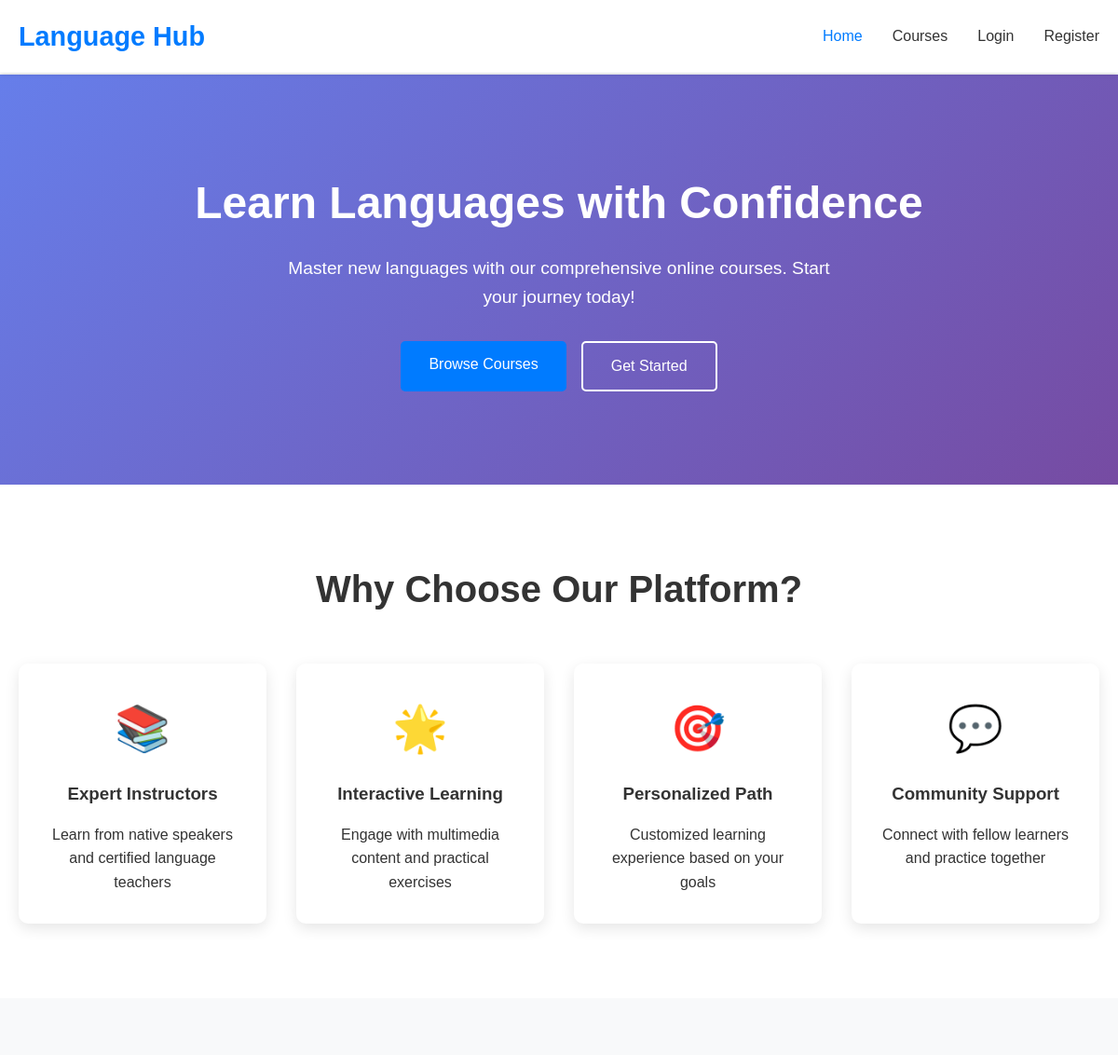
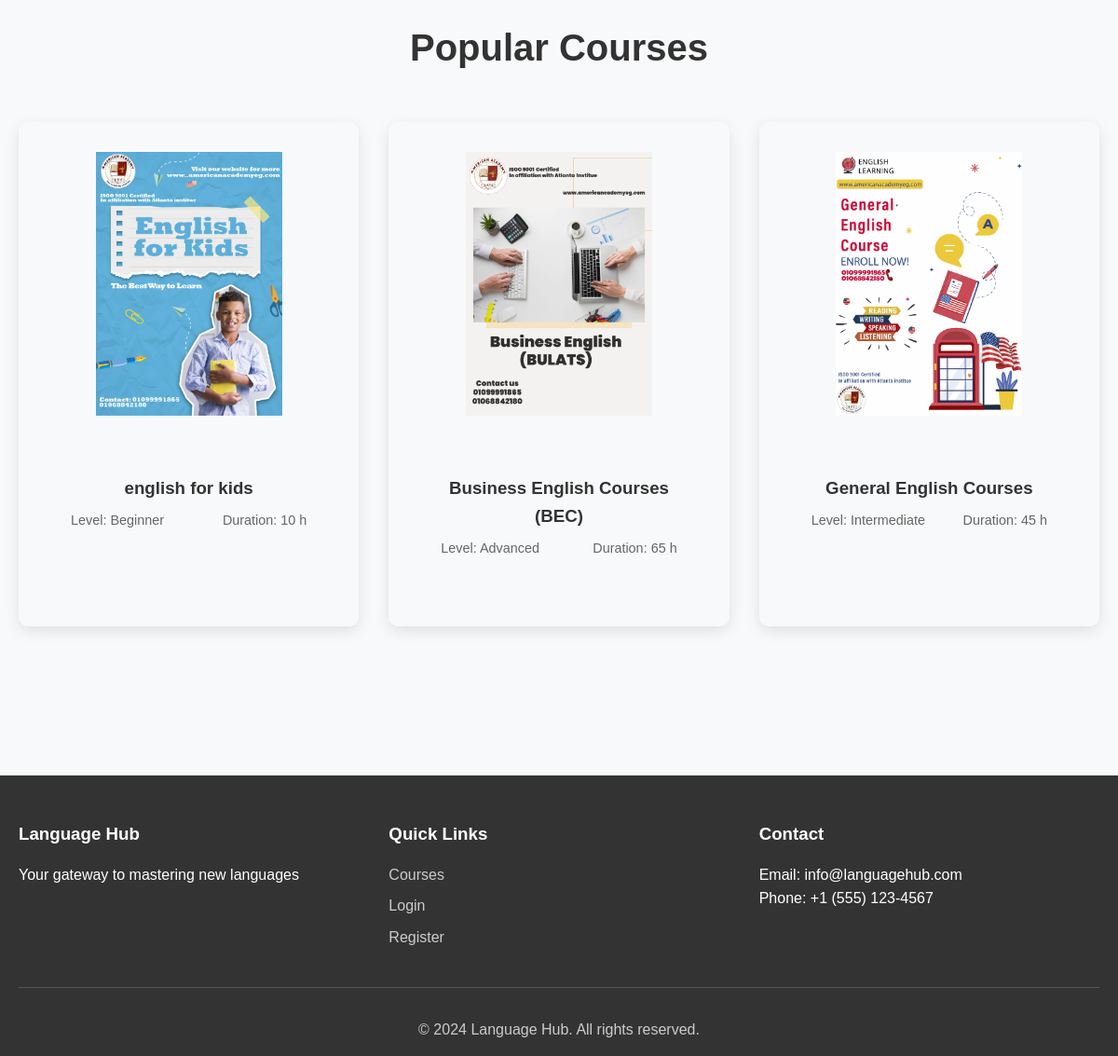
The page / on the database its author committed (2 pictures, top to bottom).
### tables this page shows
CREATE TABLE `courses` (
  `cid` int(11) NOT NULL,
  `title` varchar(255) NOT NULL,
  `lang` varchar(10) NOT NULL,
  `level` varchar(255) NOT NULL,
  `duration` int(11) NOT NULL,
  `description` text NOT NULL,
  `image` varchar(255) NOT NULL,
  `created_at` int(11) NOT NULL
);

### index.php (the view, shortened to what this page needs)
<?php
require_once 'config.php';
$course = $pdo->query("SELECT * FROM courses ORDER BY created_at DESC");
?>
<!DOCTYPE html>
<html lang="en">
<head>
    <link rel="stylesheet" href="style.css">
</head>
<body>
    <header>
        <nav class="navbar">
            <div class="nav-container">
                <div class="logo">
                    <h2><a href="index.php">Language Hub</a></h2>
                </div>
                <ul class="nav-menu">
                    <li><a href="index.php" class="active">Home</a></li>
                    <li><a href="courses.php">Courses</a></li>
                    <?php if(isset($_SESSION['userid'])){ ?>
                        <li>Welcome <?=$_SESSION['fullname']?></li>
                        <li><a href="logout.php">logout</a></li>
                    <?php }else{ ?>
                    <li><a href="login.php">Login</a></li>
                    <li><a href="register.php">Register</a></li>
                    <?php } ?>
                </ul>
            </div>
        </nav>
    </header>
    <main>
        <section class="hero">
            <div class="hero-content">
                <h1>Learn Languages with Confidence</h1>
                <p>Master new languages with our comprehensive online courses. Start your journey today!</p>
                <div class="hero-buttons">
                    <a href="courses.php" class="btn btn-primary">Browse Courses</a>
                    <a href="register.php" class="btn btn-secondary">Get Started</a>
                </div>
            </div>
        </section>
        <section class="features">
            <div class="container">
                <h2>Why Choose Our Platform?</h2>
                <div class="features-grid">
                    <div class="feature-card">
                        <div class="feature-icon">📚</div>
                        <h3>Expert Instructors</h3>
                        <p>Learn from native speakers and certified language teachers</p>
                    </div>
                    <div class="feature-card">
                        <div class="feature-icon">🌟</div>
                        <h3>Interactive Learning</h3>
                        <p>Engage with multimedia content and practical exercises</p>
                    </div>
                    <div class="feature-card">
                        <div class="feature-icon">🎯</div>
                        <h3>Personalized Path</h3>
                        <p>Customized learning experience based on your goals</p>
                    </div>
                    <div class="feature-card">
                        <div class="feature-icon">💬</div>
                        <h3>Community Support</h3>
                        <p>Connect with fellow learners and practice together</p>
                    </div>
                </div>
            </div>
        </section>
        <section class="popular-courses">
            <div class="container">
                <h2>Popular Courses</h2>
                <div class="courses-grid" id="popular-courses">
                    <?php while($rows = $course->fetch()){ ?>
                    <div class="feature-card">
                        <div class="feature-icon">
                            <img src="upload/<?=$rows['image']?>" width="200">
                        </div>
                        <div class="course-content">
                            <h3><?=$rows['title']?></h3>
                            <div class="course-meta">
                                <span>Level: <?=$rows['level']?></span>
                                <span>Duration: <?=$rows['duration']?> h</span>
                            </div>
                        </div>
                    </div>
                    <?php } ?>
                </div>
            </div>
        </section>
    </main>
    <footer>
        <div class="container">
            <div class="footer-content">
                <div class="footer-section">
                    <h3>Language Hub</h3>
                    <p>Your gateway to mastering new languages</p>
                </div>
                <div class="footer-section">
                    <h3>Quick Links</h3>
                    <ul>
                        <li><a href="courses.php">Courses</a></li>
                        <li><a href="login.php">Login</a></li>
                        <li><a href="register.php">Register</a></li>
                    </ul>
                </div>
                <div class="footer-section">
                    <h3>Contact</h3>
                    <p>Email: info@languagehub.com</p>
                    <p>Phone: +1 (555) 123-4567</p>
                </div>
            </div>
            <div class="footer-bottom">
                <p>&copy; 2024 Language Hub. All rights reserved.</p>
            </div>
        </div>
    </footer>
</body>
</html>

### style.css (style rules this page uses)
* { margin: 0; padding: 0; box-sizing: border-box; }
body { font-family: 'Arial', sans-serif; line-height: 1.6; color: #333; background-color: #f8f9fa; }
.container { max-width: 1200px; margin: 0 auto; padding: 0 20px; }
.navbar { background: #fff; box-shadow: 0 2px 5px rgba(0,0,0,0.1); position: fixed; width: 100%; top: 0; z-index: 1000; }
.nav-container { display: flex; justify-content: space-between; align-items: center; padding: 1rem 20px; max-width: 1200px; margin: 0 auto; }
.logo h2 { color: #007bff; font-size: 1.8rem; }
.logo a { text-decoration: none; color: inherit; }
.nav-menu { display: flex; list-style: none; gap: 2rem; }
.nav-menu a { text-decoration: none; color: #333; font-weight: 500; transition: color 0.3s; }
.nav-menu a:hover, .nav-menu a.active { color: #007bff; }
main { margin-top: 80px; min-height: calc(100vh - 80px); }
.hero { background: linear-gradient(135deg, #667eea 0%, #764ba2 100%); color: white; padding: 100px 0; text-align: center; }
.hero-content h1 { font-size: 3rem; margin-bottom: 1rem; }
.hero-content p { font-size: 1.2rem; margin-bottom: 2rem; max-width: 600px; margin-left: auto; margin-right: auto; }
.hero-buttons { display: flex; gap: 1rem; justify-content: center; flex-wrap: wrap; }
.btn { display: inline-block; padding: 12px 30px; text-decoration: none; border-radius: 5px; font-weight: 500; transition: all 0.3s; border: none; cursor: pointer; font-size: 1rem; }
.btn-primary { background: #007bff; color: white; }
.btn-secondary { background: transparent; color: white; border: 2px solid white; }
.features { padding: 80px 0; background: white; }
.features h2 { text-align: center; font-size: 2.5rem; margin-bottom: 3rem; color: #333; }
.features-grid { display: grid; grid-template-columns: repeat(auto-fit, minmax(250px, 1fr)); gap: 2rem; }
.feature-card { text-align: center; padding: 2rem; border-radius: 10px; box-shadow: 0 5px 15px rgba(0,0,0,0.1); transition: transform 0.3s; }
.feature-icon { font-size: 3rem; margin-bottom: 1rem; }
.feature-card h3 { color: #333; margin-bottom: 1rem; }
.popular-courses { padding: 80px 0; background: #f8f9fa; }
.popular-courses h2 { text-align: center; font-size: 2.5rem; margin-bottom: 3rem; color: #333; }
.courses-grid { display: grid; grid-template-columns: repeat(auto-fit, minmax(300px, 1fr)); gap: 2rem; }
.course-content { padding: 1.5rem; }
.course-content h3 { margin-bottom: 0.5rem; color: #333; }
.course-meta { display: flex; justify-content: space-between; color: #666; font-size: 0.9rem; margin-bottom: 1rem; }
footer { background: #333; color: white; padding: 3rem 0 1rem; margin-top: 5rem; }
.footer-content { display: grid; grid-template-columns: repeat(auto-fit, minmax(250px, 1fr)); gap: 2rem; margin-bottom: 2rem; }
.footer-section h3 { margin-bottom: 1rem; }
.footer-section ul { list-style: none; }
.footer-section ul li { margin-bottom: 0.5rem; }
.footer-section a { color: #ccc; text-decoration: none; transition: color 0.3s; }
.footer-bottom { text-align: center; padding-top: 2rem; border-top: 1px solid #555; color: #ccc; }

### rows shown on the page
courses: image (picture), title "english for kids", level "Beginner", duration "10"
courses: image (picture), title "Business English Courses (BEC)", level "Advanced", duration "65"
courses: image (picture), title "General English Courses", level "Intermediate", duration "45"
